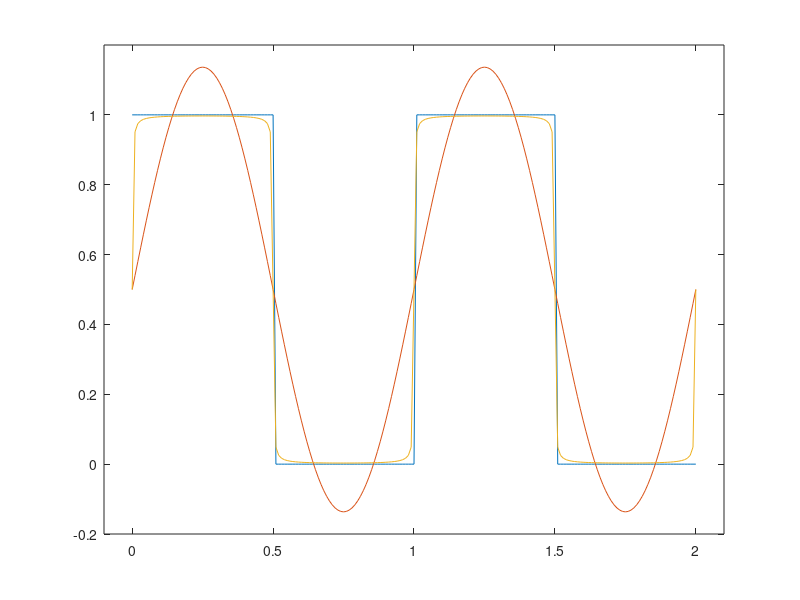

This figure's MATLAB source:
% Señales de Fourier
% Señal cuadrada
clear;
clc;
% Intervalo de tiempo
Ts=0.01;
t=0:Ts:2;
n=2/Ts;
% Pulsos cuadrados
x = [ones(1,(n/4)+1), zeros(1,(n/4)), ones(1,(n/4)), zeros(1,(n/4))];
%Serie de Fourier
f=1;
w=2*pi*f;
F=0.5+(2/(1*pi))*sin(1*w*t);
F1=F;
for i=3:2:100
    F=F+(2/(i*pi))*sin(i*w*t);
end
% Mostrar resultados
plot(t,x);
axis([-0.1 2.1 -0.2 1.2]);
hold on;
plot(t,F1);
axis([-0.1 2.1 -0.2 1.2]);
hold on;
plot(t,F);
axis([-0.1 2.1 -0.2 1.2]);
